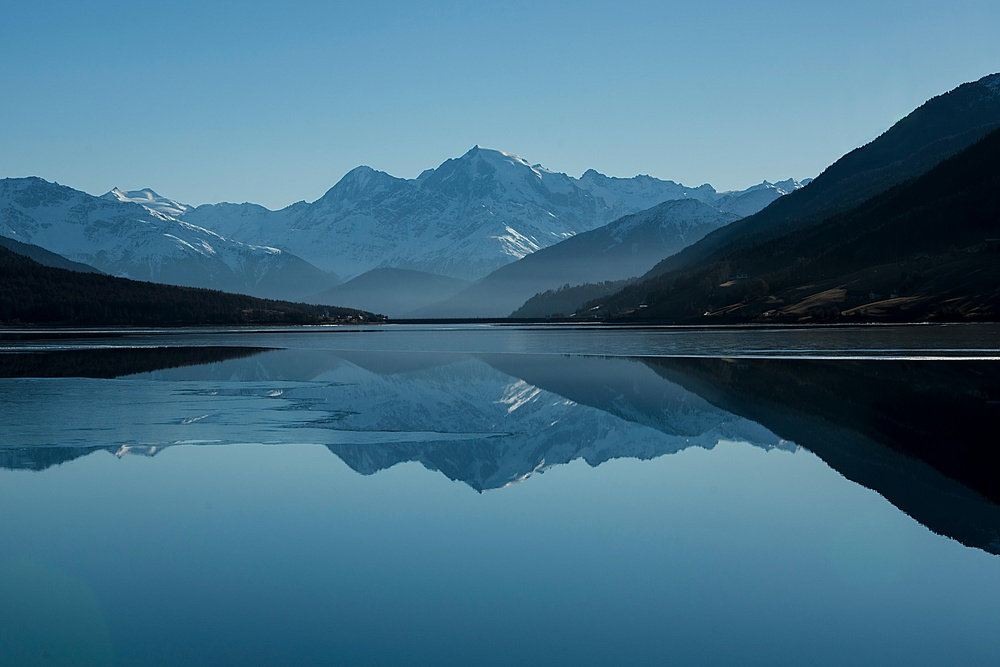
#> input picture image.jpg, 1000 x 667 px, shrunk from 6000 x 4000 before the run, found by its file name
$ jupyter execute Exp02.ipynb
#> lines starting #> are read from the running program, lines starting #| are printed output that depends on the picture; after the words box and inside, x2 and y2 are one past the last pixel; in counts of white or black regions, pixels touching at a corner belong together
[cell 1]
import matplotlib.pyplot as plt
import cv2

# Experiment 2

[cell 2]
import cv2
import numpy as np
import matplotlib.pyplot as plt

# Function to compute the negative of a grayscale image
def negative_grayscale(image):
    return 255 - image

# Function to compute the binary negative of an image
def negative_binary(image, threshold=127):
    # Convert image to binary using the given threshold
    _, binary_image = cv2.threshold(image, threshold, 255, cv2.THRESH_BINARY)
    # Compute binary negative
    return 255 - binary_image

# Main function to simulate and display the image, its negative (grayscale and binary)
def main():
    # Load the original image in grayscale
    image_path = "C:/Users/Student/Pictures/image.jpg"

    image = cv2.imread(image_path, cv2.IMREAD_GRAYSCALE)
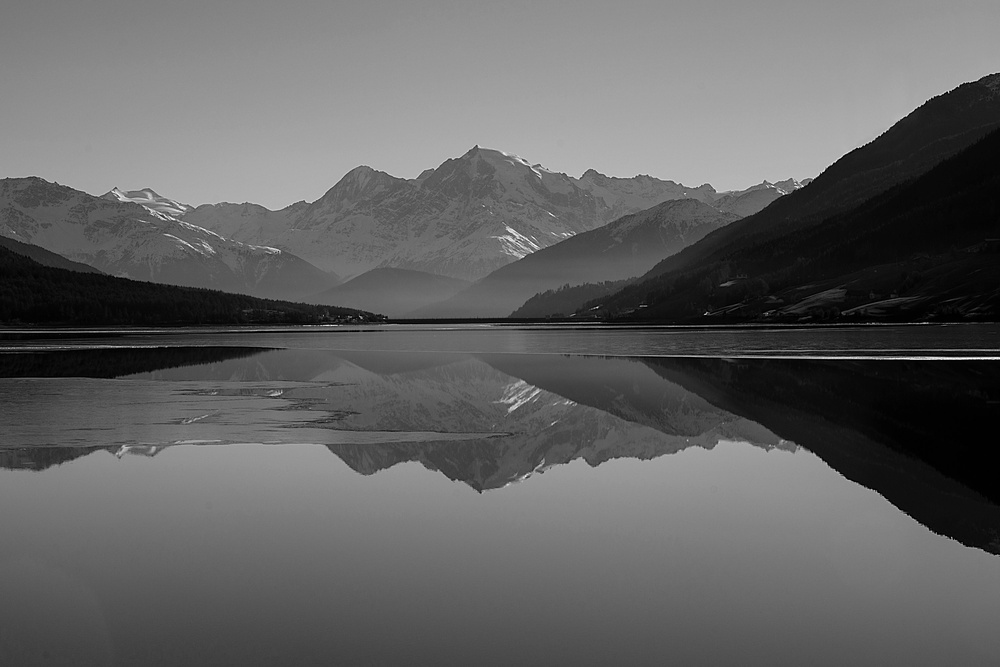
#> image: shape (667, 1000); min 0, max 255, mean 98

    if image is None:
        print(f"Error: Could not load image at {image_path}")
        return

    # Grayscale Negative
    grayscale_negative = negative_grayscale(image)
#> in negative_grayscale, `return 255 - image`:
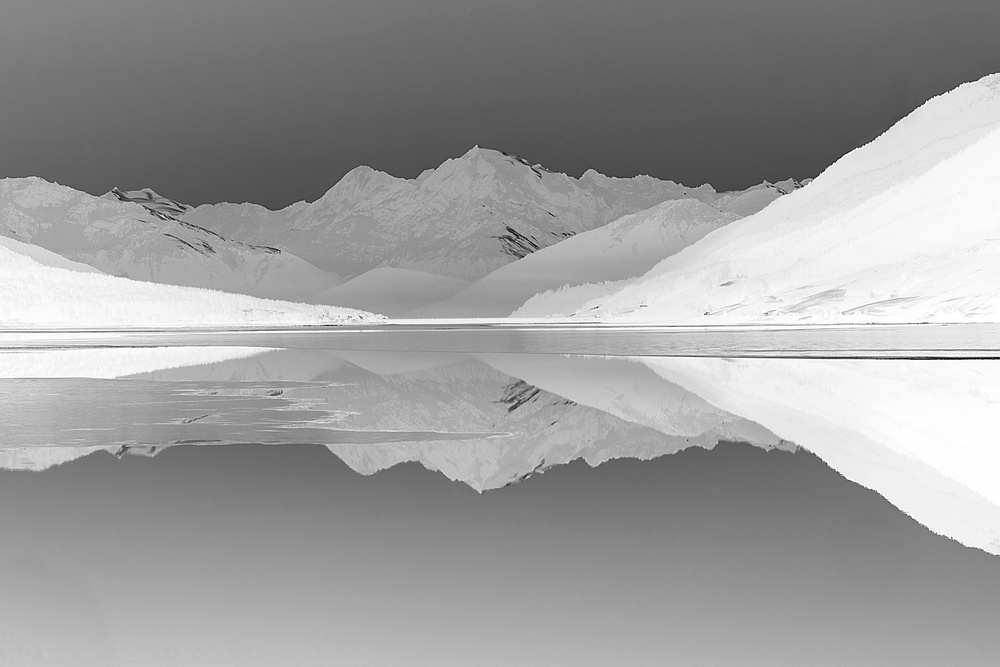
#> returned value: shape (667, 1000); min 0, max 255, mean 157

    # Binary Negative
    binary_negative = negative_binary(image)
#> in negative_binary, `_, binary_image = cv2.threshold(image, threshold, 255, cv2.THRESH_BINA..`:
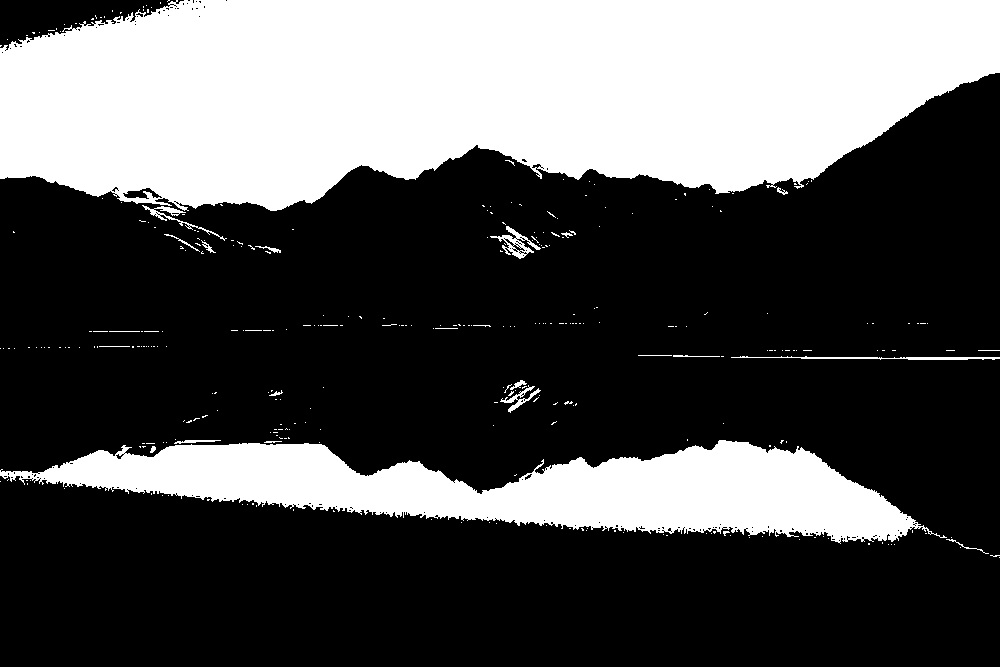
#> binary_image: shape (667, 1000); 32.8% white; 320 white regions (296 under 20 px), largest, box (x1, y1, x2, y2) and area: (0, 0, 1000, 211) 166656, (0, 440, 947, 544) 48601, (731, 356, 1000, 360) 524

    # Displaying the results
    plt.figure(figsize=(12, 4))

    # Original Image
    plt.subplot(1, 3, 1)
    plt.imshow(image, cmap='gray')
    plt.title('Original Image')
    plt.axis('off')

    # Grayscale Negative Image
    plt.subplot(1, 3, 2)
    plt.imshow(grayscale_negative, cmap='gray')
    plt.title('Grayscale Negative')
    plt.axis('off')

    # Binary Negative Image
    plt.subplot(1, 3, 3)
    plt.imshow(binary_negative, cmap='gray')
    plt.title('Binary Negative')
    plt.axis('off')

    plt.tight_layout()
    plt.show()
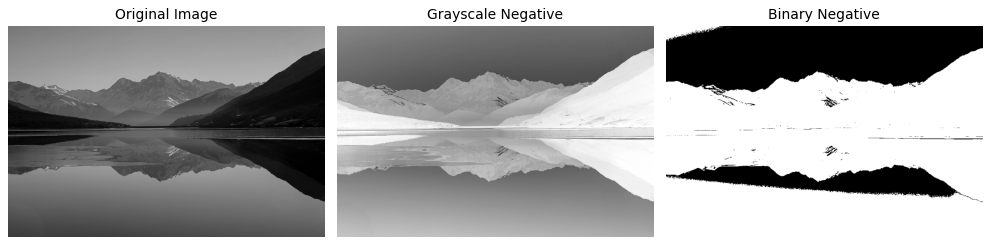
#> figure drawn by matplotlib, 3 panels

# Run the main function
if __name__ == "__main__":
    main()
